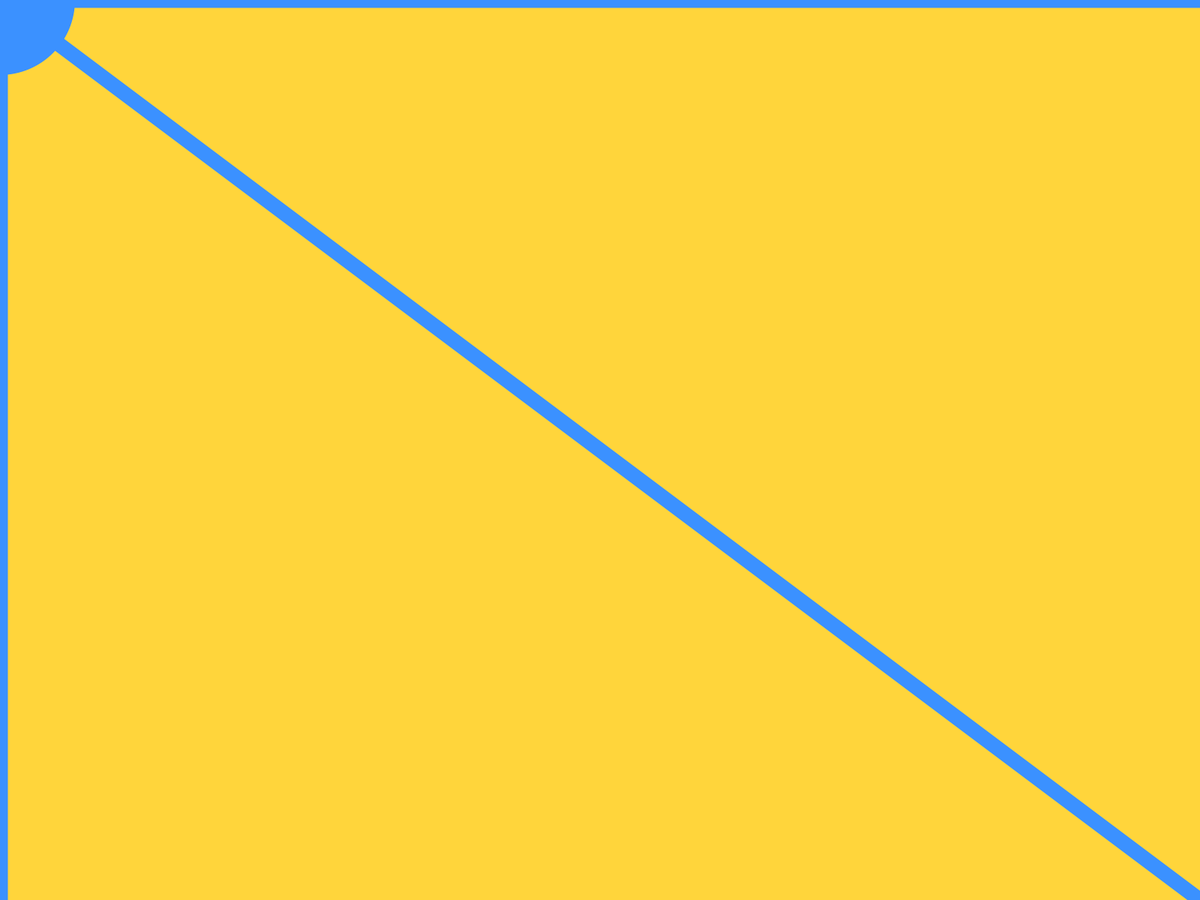
Frame 1 (no input)
Frame 60 (the mouse pressed at the canvas centre just before this capture): identical to frame 1, image omitted
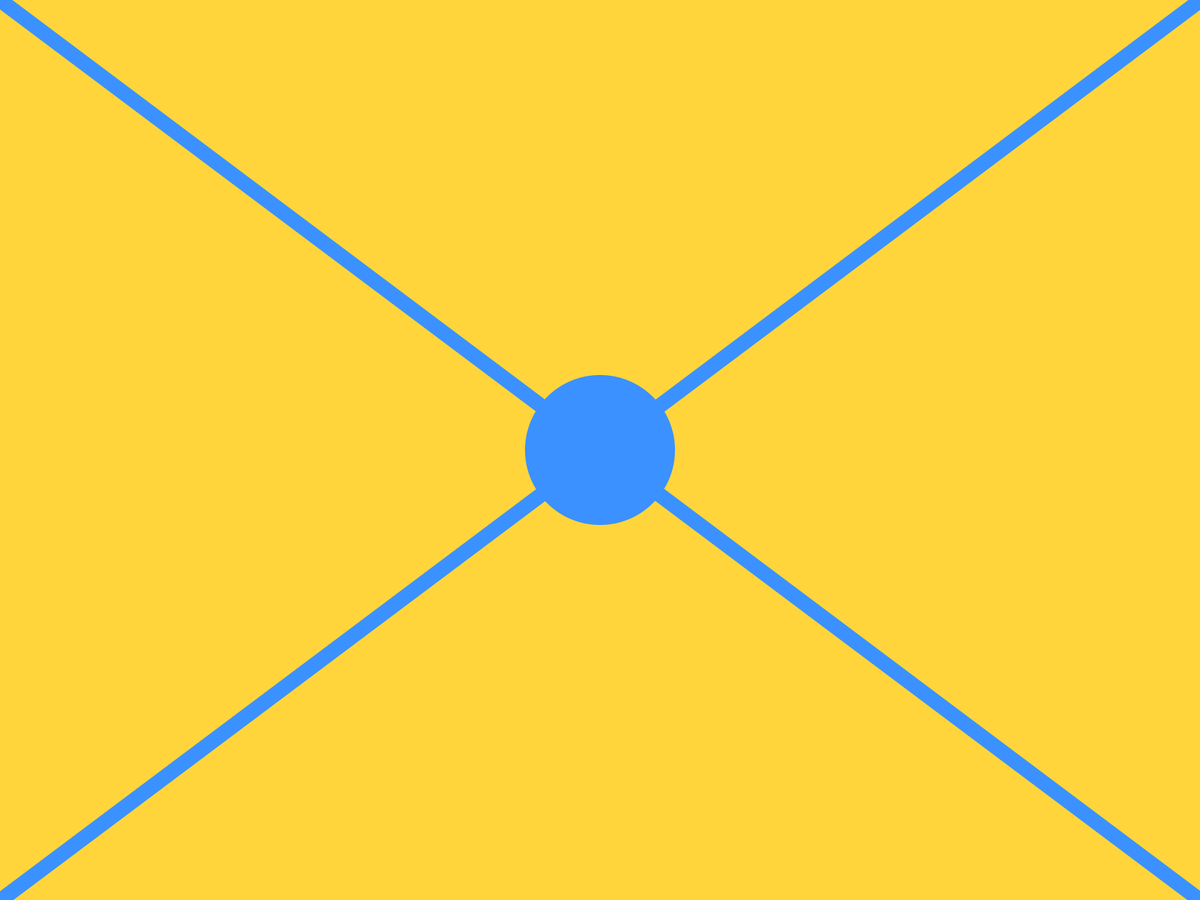
Frame 120 (the mouse held since frame 60 and released just before this capture)

The Processing sketch that drew these frames (run headless with seeded random() and noise(); from frame 60 on, the mouse is pressed at the canvas centre):

// Processing sketch: listing_5_1
// ── listing_5_1.pde
// Processing for Android: 
// Create Mobile, Sensor-Aware, and XR Applications Using Processing
// Andres Colubri
// https://andrescolubri.net/processing-for-android-book

void setup() {
  fullScreen();
  strokeWeight(20);  
  fill(#3B91FF);
}

void draw() {
  background(#FFD53B);
  stroke(#3B91FF);
  line(0, 0, mouseX, mouseY);
  line(width, 0, mouseX, mouseY);
  line(width, height, mouseX, mouseY);
  line(0, height, mouseX, mouseY);
  noStroke();
  ellipse(mouseX, mouseY, 200, 200);
}
